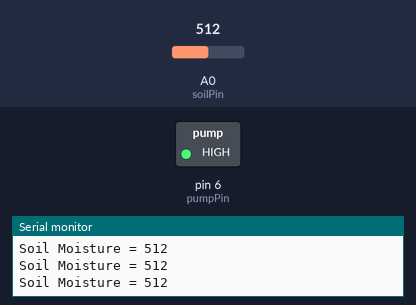
This sketch was run on a simulated Arduino Uno, built with avr-gcc and run on an emulated ATmega328P. Shown: switched loads named in the sketch (green lamp = pin HIGH), the last lines printed to the serial monitor. Inputs (shaded band) come from the test bench; at power-on: A0 (soilPin) = 512. Pins used as bus, display or sensor lines are not drawn.

Above: at 1.2 s.
1.3 s: A0 (soilPin) set to 788
2.8 s: A0 (soilPin) set to 814
At 4.0 s:
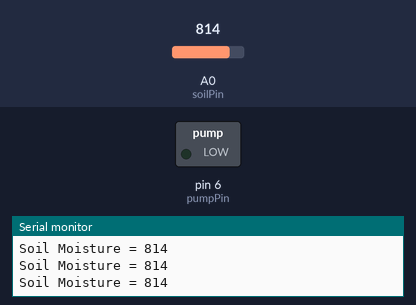
4.3 s: A0 (soilPin) set to 790
At 4.7 s:
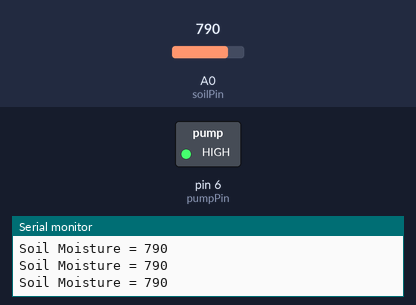
7.3 s: A0 (soilPin) set to 810
At 8.7 s:
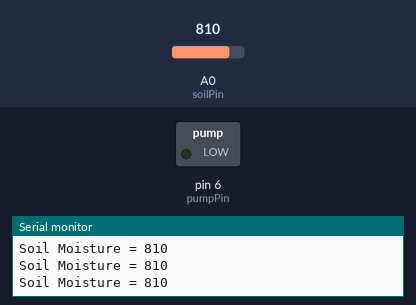
Timing chart, 0 to 10.3 s (numbered marks = the images above; inputs shaded):
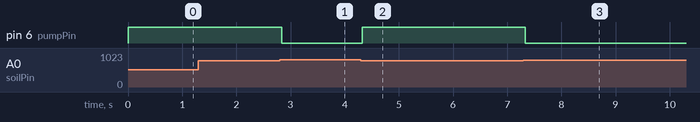

The sketch:

moisture_pump_test.ino
```cpp
const int soilPin = A0;//Declare a variable for the soil moisture sensor
int soilPower = 10;
int soilMoisture_val = 0;
const int pumpPin = 6;
void setup() {
  // put your setup code here, to run once:
Serial.begin(9600);
pinMode(soilPower, OUTPUT);//Set D7 as an OUTPUT
  digitalWrite(soilPower, LOW);
  pinMode(pumpPin, OUTPUT);
  digitalWrite(pumpPin, LOW);
}

void loop() {
  // put your main code here, to run repeatedly:
digitalWrite(soilPower, HIGH);//turn D7 "On"
//  delay(10);//wait 10 milliseconds
  soilMoisture_val = analogRead(soilPin);//Read the SIG value form sensor
  digitalWrite(soilPower, LOW);//turn D7 "Off"
  Serial.print("Soil Moisture = ");
  Serial.println(soilMoisture_val);
  if (soilMoisture_val >= 800){
    digitalWrite(pumpPin, LOW);
  }
  else{
    digitalWrite(pumpPin, HIGH);
  }
}
```

Measured:
- the behaviour switches between 799 and 800 on A0 (soilPin) (found by bisection; images 0 and 1)
- after the input at 2.8 s, pin 6 (pumpPin): HIGH → LOW at once
- after the input at 4.3 s, pin 6 (pumpPin): LOW → HIGH at once
- after the input at 7.3 s, pin 6 (pumpPin): HIGH → LOW at once
